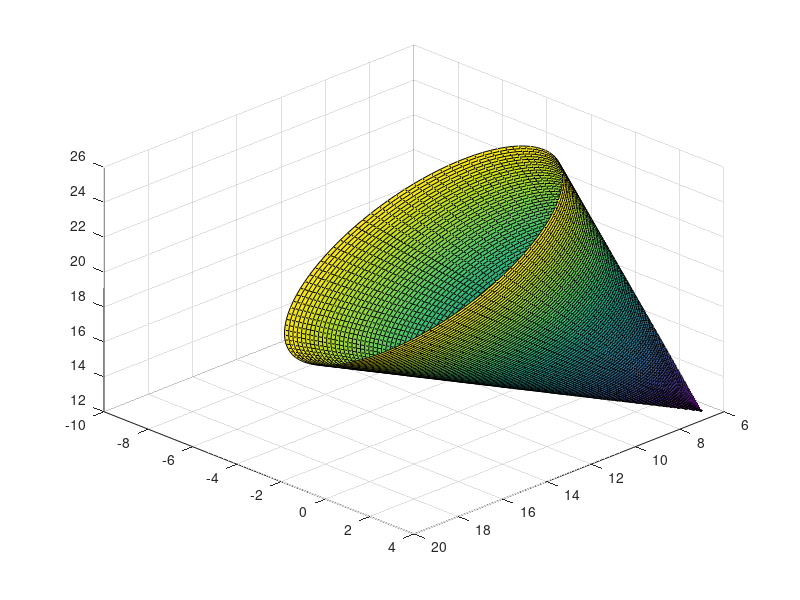

Recreate this plot in MATLAB.
clc ; 
clear ; 
close all ;
r = linspace(0,2*pi) ;
th = linspace(0,2*pi) ;
[R,T] = meshgrid(r,th) ;
X = 10+R.*cos(T) ;
Y = 0+R.*sin(T) ;
Z = 10+2.*R ;
cone = surf(X,Y,Z);
direction = [1 1 0];
rotate(cone,direction,45);
 view([1000,1000,1000])